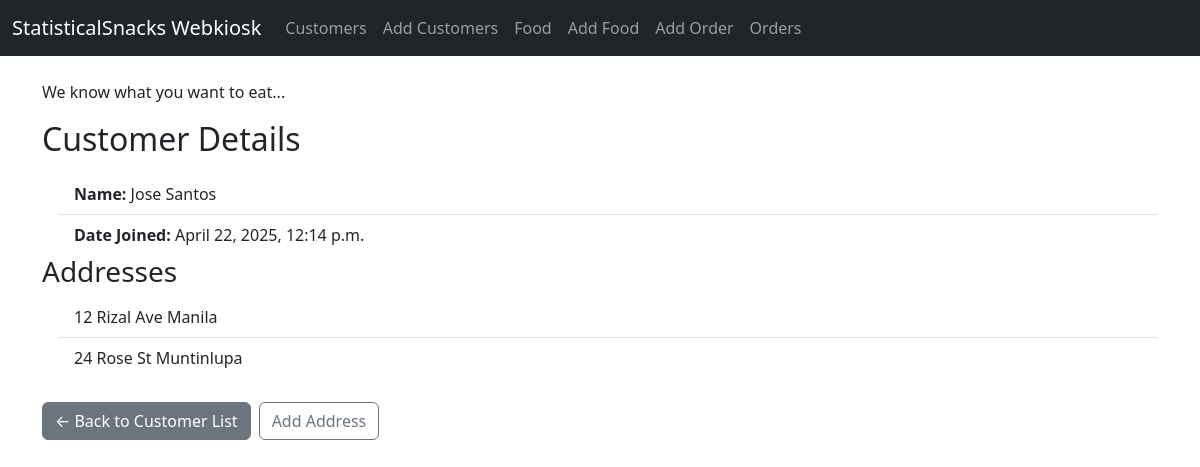
Before: /webkiosk/customers/1/ with the older database file.
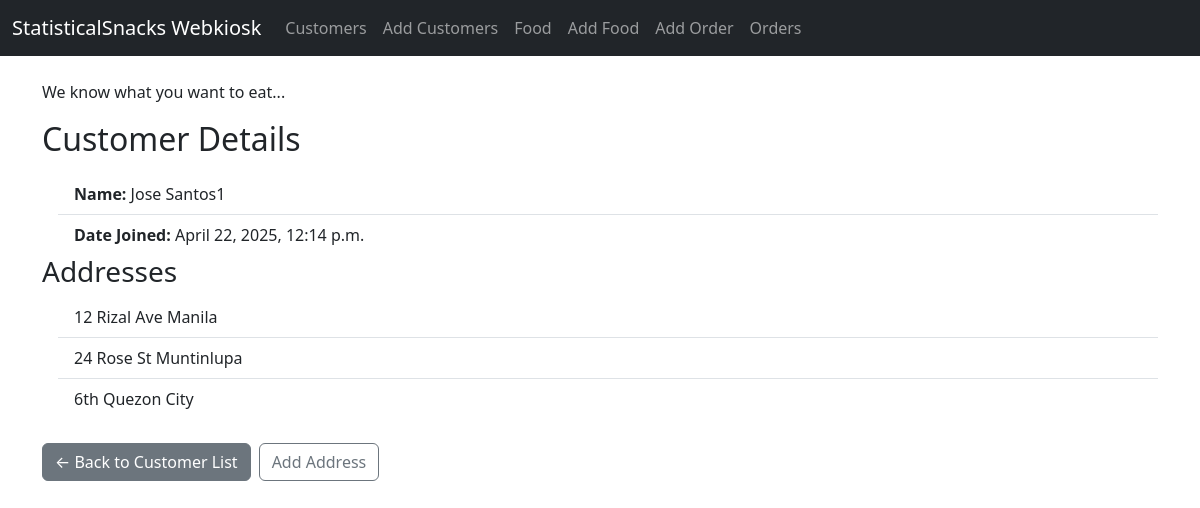
After: the same page with the newer database file.
### webkiosk/models.py (models this page shows, shortened)
class Customer(models.Model):
    firstname = models.CharField(max_length=20)
    lastname = models.CharField(max_length=20)
    date_joined = models.DateTimeField(auto_now_add=True)

class Address(models.Model):
    street = models.CharField(max_length=50)
    city = models.CharField(max_length=50)
    customer = models.ForeignKey(Customer, on_delete=models.CASCADE)

### webkiosk/views.py (the view)
# urls.py: path('customers/<int:pk>/', views.detailcustomer, name='customer-detail'),
def detailcustomer(request, pk):
    c = Customer.objects.get(id=pk)
    context = {'customer': c}
    return render(request, 'webkiosk/customer_detail.html', context)

### webkiosk/templates/webkiosk/customer_detail.html (shortened to what this page needs)
{% extends 'webkiosk/base_template.html' %}
{% block content %}
<h2 class="mb-3"> Customer Details</h2>
<ul class="list-group list-group-flush ps-3">
    <li class="list-group-item"><strong>Name:</strong> {{ customer.firstname }} {{customer.lastname }}</li>
    <li class="list-group-item"><strong>Date Joined:</strong> {{customer.date_joined}}</li>
</ul>
{% if customer.address_set.all %}
<h3> Addresses</h3>
<ul class="list-group list-group-flush ps-3">
    {% for address in customer.address_set.all %}
    <li class="list-group-item"> {{ address.street }} {{ address.city}} </li>
    {% endfor %}
</ul>
{% else %}
<p>No addresses found for this customer</p>
{% endif %}
<div class="d-flex gap-2">
    <p><a href="{% url 'webkiosk:customer-list' %}" class="btn btn-secondary mt-4">← Back to Customer List</a></p>
    <p><a href="{% url 'webkiosk:address-add' customer.id %}" class="btn btn-outline-secondary mt-4"> Add Address </a></p>
</div>
{% endblock %}

Changed rows visible on the page:
changed Customer "Jose": lastname "Santos" → "Santos1"
added Address: street "6th", city "Quezon City"
